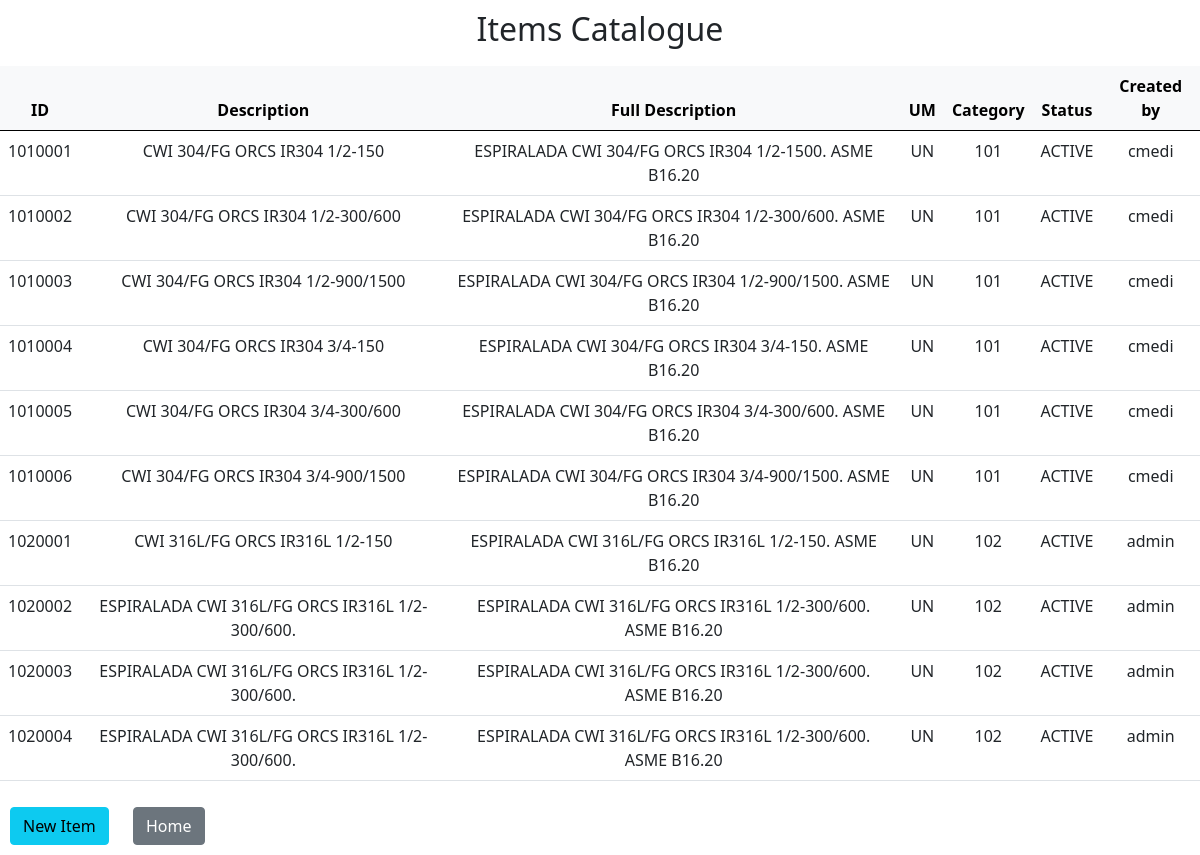
/get_items, run on an earlier commit of the app's database.
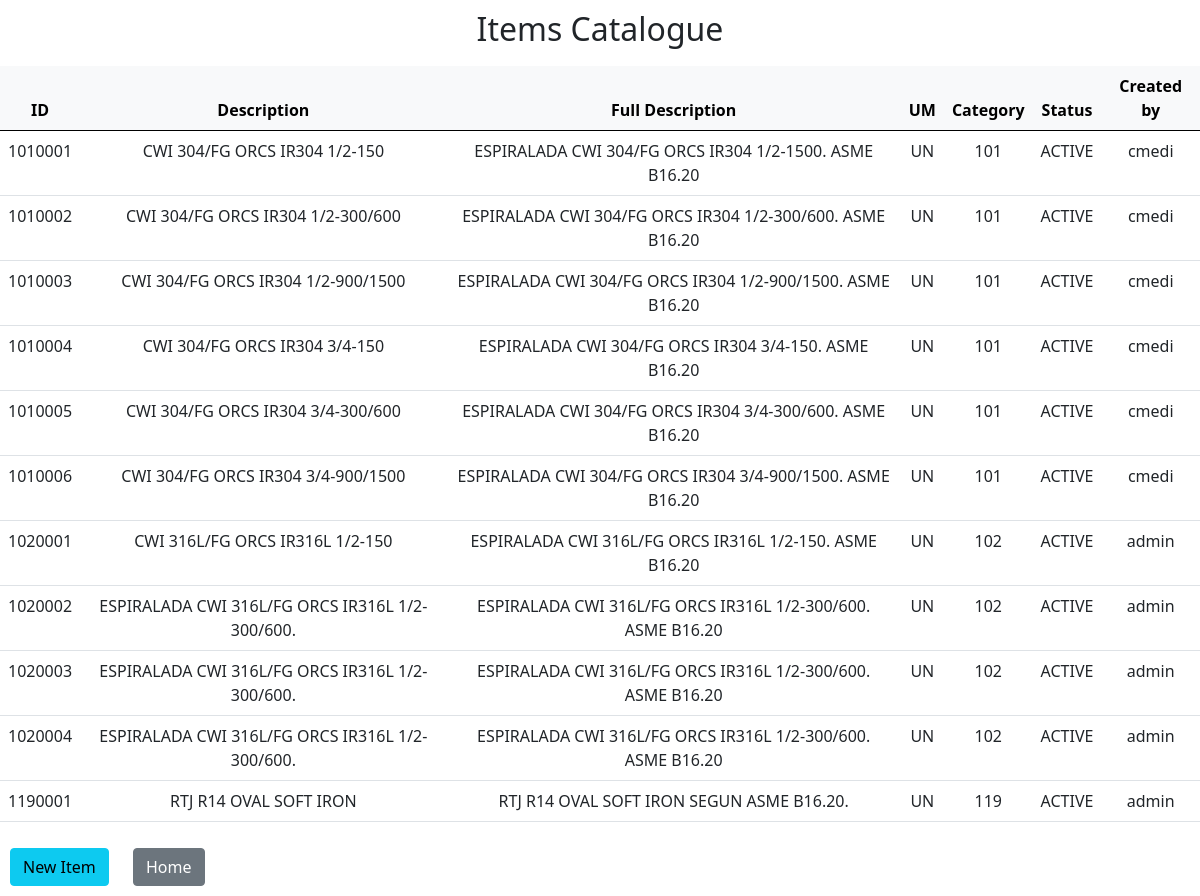
And on a later commit of the database.
### tables this page shows
CREATE TABLE items (id INTEGER NOT NULL UNIQUE, description TEXT NOT NULL, full_description TEXT, um TEXT NOT NULL DEFAULT UN, category_id INTEGER NOT NULL, status TEXT NOT NULL DEFAULT active, created_by TEXT, FOREIGN KEY (category_id) REFERENCES item_categories (id) ON DELETE RESTRICT, FOREIGN KEY (created_by) REFERENCES users (username) ON DELETE SET NULL);

### app.py (the view)
@app.route ("/get_items", methods = ["GET"])
def get_items():
    items = db.execute("SELECT * FROM items")
    return render_template("items.html", items=items)

### app.py (called while the page is built)
@app.after_request
def after_request(response):
    response.headers["Cache-Control"] = "no-cache, no-store, must-revalidate"
    response.headers["Expires"] = 0
    response.headers["Pragma"] = "no-cache"
    return response

### templates/items.html (shortened to what this page needs)
{% extends "layout.html" %}
{% block body %}
    <div class="h2" style="text-align: center; padding: 10px;">Items Catalogue</div>
    <table class="table" style="text-align: center">
        <thead class="table-light">
            <tr>
                <th>ID</th>
                <th>Description</th>
                <th>Full Description</th>
                <th>UM</th>
                <th>Category</th>
                <th>Status</th>
                <th>Created by</th>
            </tr>
        </thead>
        <tbody>
            {% for item in items %}
            <tr>
                <td>{{ item["id"] }}</td>
                <td>{{ item["description"] }}</td>
                <td>{{ item["full_description"] }}</td>
                <td>{{ item["um"] }}</td>
                <td>{{ item["category_id"] }}</td>
                <td>{{ item["status"] }}</td>
                <td>{{ item["created_by"] }}</td>
            </tr>
            {% endfor %}
        </tbody>
    </table>
    <div>
        <form method="get" action="/create_item" style="display: inline-block; padding: 10px">
            <button class="btn btn-info" type="submit">New Item</button>
        </form>
        <form method="get" action="/" style="display: inline-block; padding: 10px">
            <button class="btn btn-secondary" type="submit">Home</button>
        </form>
    </div>
{% endblock %}

What changed in the data, as far as the page shows it:
added items: id "1190001", description "RTJ R14 OVAL SOFT IRON", full_description "RTJ R14 OVAL SOFT IRON SEGUN ASME B16.20.", um "UN", category_id "119", status "ACTIVE", created_by "admin"
